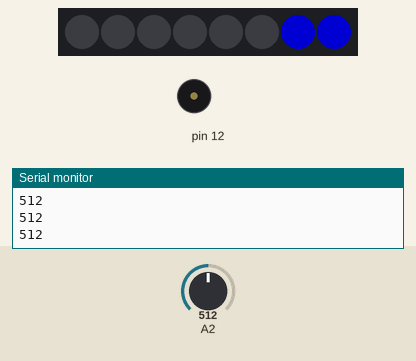
A sketch run on a simulated Arduino Uno, built with avr-gcc and run on an emulated ATmega328P. On the bench: 8 RGB LEDs in strip order, left to right, buzzer (waves = sounding), the last lines printed to the serial monitor. The test bench sets the inputs (shaded band); at power-on: A2 = 512. Dim RGB values are drawn brighter than linear.

Above: at 1.2 s.
1.3 s: A2 set to 990
At 4.1 s:
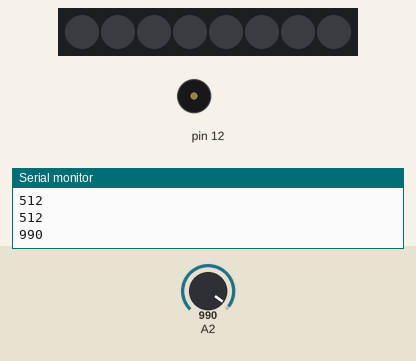
4.2 s: A2 set to 970
At 4.9 s:
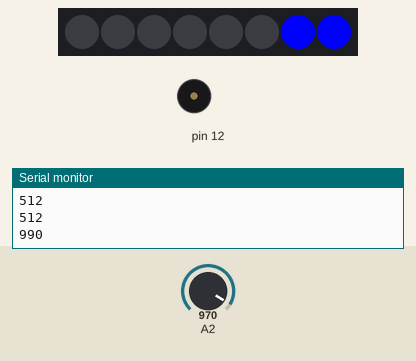
7.2 s: A2 set to 900
At 8.3 s:
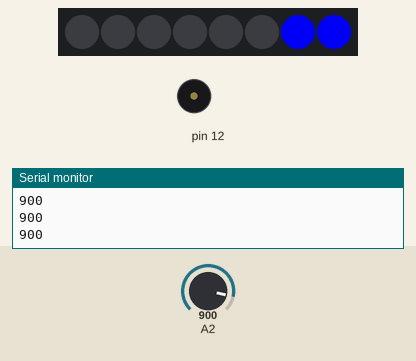
8.7 s: A2 set to 10
At 9.7 s:
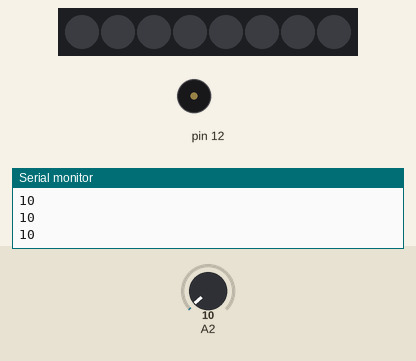
10.3 s: A2 set to 511
At 11.2 s:
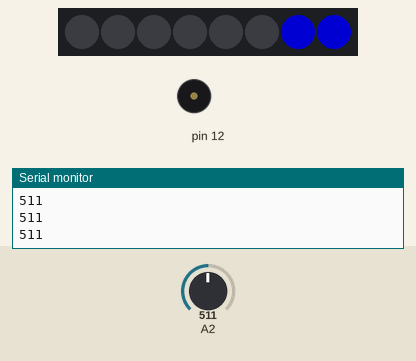
Timing chart, 0 to 12.9 s (numbered marks = the images above; inputs shaded):
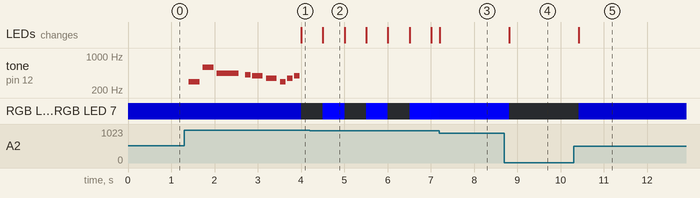

Measured:
- after the input at 1.3 s, tone on pin 12: plays 294 Hz for 0.25 s, 587 Hz for 0.25 s, 440 Hz for 0.50 s, 415 Hz for 0.13 s, 392 Hz for 0.25 s, 349 Hz for 0.25 s … (9 notes in this stretch), starting after 0.11 s; RGB LED 6, RGB LED 7: RGB(0, 0, 127) → off after 2.7 s; the LEDs: change after 2.7 s (image 1)
- after the input at 4.2 s, tone on pin 12: stays silent (without the input it goes to 294 Hz after 2.8 s)
- after the input at 7.2 s, RGB LED 6, RGB LED 7: RGB(0, 0, 241) → RGB(0, 0, 224) at once
- after the input at 8.7 s, RGB LED 6, RGB LED 7: RGB(0, 0, 224) → off after 0.12 s; the LEDs: change after 0.12 s (image 4)
- after the input at 10.3 s, RGB LED 6, RGB LED 7: off → RGB(0, 0, 127) after 0.12 s; the LEDs: change after 0.12 s (image 5)
- what the display in image 2 shows lasts 0.5 s, from 4.5 s to 5.0 s

The sketch:

main.ino
```cpp
#include <Adafruit_NeoPixel.h>
#include "pitches.h"

// notes in the melody:
int melody[] = {
  NOTE_D4, NOTE_D5, NOTE_A4, NOTE_GS4, NOTE_G4, NOTE_F4, NOTE_D4, NOTE_F4, NOTE_G4
};

// note durations: 4 = quarter note, 8 = eighth note, etc.:
int noteDurations[] = {
  4, 4, 2, 8, 4, 4, 8, 8, 8
};

void playSong() {
  // iterate over the notes of the melody:
  for (int thisNote = 0; thisNote <= 8; thisNote++) {

    // to calculate the note duration, take one second divided by the note type.
    //e.g. quarter note = 1000 / 4, eighth note = 1000/8, etc.
    int noteDuration = 1000 / noteDurations[thisNote];
    tone(12, melody[thisNote], noteDuration);

    // to distinguish the notes, set a minimum time between them.
    // the note's duration + 30% seems to work well:
    int pauseBetweenNotes = noteDuration * 1.30;
    delay(pauseBetweenNotes);
    // stop the tone playing:
    noTone(12);
  }
}

Adafruit_NeoPixel pixels;

void setup() {
  pixels = Adafruit_NeoPixel(8, 8, NEO_GRB + NEO_KHZ800);
  pixels.begin();
  Serial.begin(9600);
}

void loop() {
  int potVal = analogRead(A2);
  Serial.println(potVal);

  if (potVal < 20) {
    pixels.clear();
    pixels.show();
  } else if (potVal > 980) {
    playSong();
    pixels.clear();
    pixels.show();
    delay(500);
    pixels.clear();
    pixels.setPixelColor(7, pixels.Color(0, 0, 255));
    pixels.setPixelColor(6, pixels.Color(0, 0, 255));
    pixels.show();
    delay(500);
    pixels.clear();
    pixels.show();
    delay(500);
    pixels.clear();
    pixels.setPixelColor(7, pixels.Color(0, 0, 255));
    pixels.setPixelColor(6, pixels.Color(0, 0, 255));
    pixels.show();
    delay(500);
    pixels.clear();
    pixels.show();
    delay(500);
    pixels.clear();
    pixels.setPixelColor(7, pixels.Color(0, 0, 255));
    pixels.setPixelColor(6, pixels.Color(0, 0, 255));
    pixels.show();
    delay(300);
  } else {
    float multi = potVal / 1025.0;
    pixels.clear();
    pixels.setPixelColor(7, pixels.Color(0, 0, round(255 * multi)));
    pixels.setPixelColor(6, pixels.Color(0, 0, round(255 * multi)));
    pixels.show();
  }
  delay(200);
}
```

pitches.h
```cpp
/*************************************************
   Public Constants
 *************************************************/

#define NOTE_B0  31
#define NOTE_C1  33
#define NOTE_CS1 35
#define NOTE_D1  37
#define NOTE_DS1 39
#define NOTE_E1  41
#define NOTE_F1  44
#define NOTE_FS1 46
#define NOTE_G1  49
#define NOTE_GS1 52
#define NOTE_A1  55
#define NOTE_AS1 58
#define NOTE_B1  62
#define NOTE_C2  65
#define NOTE_CS2 69
#define NOTE_D2  73
#define NOTE_DS2 78
#define NOTE_E2  82
#define NOTE_F2  87
#define NOTE_FS2 93
#define NOTE_G2  98
#define NOTE_GS2 104
#define NOTE_A2  110
#define NOTE_AS2 117
#define NOTE_B2  123
#define NOTE_C3  131
#define NOTE_CS3 139
#define NOTE_D3  147
#define NOTE_DS3 156
#define NOTE_E3  165
#define NOTE_F3  175
#define NOTE_FS3 185
#define NOTE_G3  196
#define NOTE_GS3 208
#define NOTE_A3  220
#define NOTE_AS3 233
#define NOTE_B3  247
#define NOTE_C4  262
#define NOTE_CS4 277
#define NOTE_D4  294
#define NOTE_DS4 311
#define NOTE_E4  330
#define NOTE_F4  349
#define NOTE_FS4 370
#define NOTE_G4  392
#define NOTE_GS4 415
#define NOTE_A4  440
#define NOTE_AS4 466
#define NOTE_B4  494
#define NOTE_C5  523
#define NOTE_CS5 554
#define NOTE_D5  587
#define NOTE_DS5 622
#define NOTE_E5  659
#define NOTE_F5  698
#define NOTE_FS5 740
#define NOTE_G5  784
#define NOTE_GS5 831
#define NOTE_A5  880
#define NOTE_AS5 932
#define NOTE_B5  988
#define NOTE_C6  1047
#define NOTE_CS6 1109
#define NOTE_D6  1175
#define NOTE_DS6 1245
#define NOTE_E6  1319
#define NOTE_F6  1397
#define NOTE_FS6 1480
#define NOTE_G6  1568
#define NOTE_GS6 1661
#define NOTE_A6  1760
#define NOTE_AS6 1865
#define NOTE_B6  1976
#define NOTE_C7  2093
#define NOTE_CS7 2217
#define NOTE_D7  2349
#define NOTE_DS7 2489
#define NOTE_E7  2637
#define NOTE_F7  2794
#define NOTE_FS7 2960
#define NOTE_G7  3136
#define NOTE_GS7 3322
#define NOTE_A7  3520
#define NOTE_AS7 3729
#define NOTE_B7  3951
#define NOTE_C8  4186
#define NOTE_CS8 4435
#define NOTE_D8  4699
#define NOTE_DS8 4978
```
